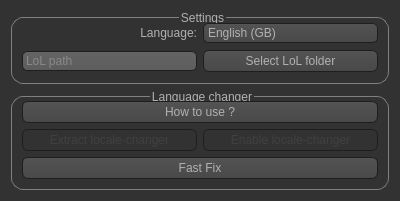
<?xml version="1.0" encoding="UTF-8"?>
<ui version="4.0">
 <class>Widget</class>
 <widget class="QWidget" name="Widget">
  <property name="geometry">
   <rect>
    <x>0</x>
    <y>0</y>
    <width>400</width>
    <height>201</height>
   </rect>
  </property>
  <property name="windowTitle">
   <string>LoL Language changer</string>
  </property>
  <property name="windowIcon">
   <iconset resource="rc.qrc">
    <normaloff>:/resources/LoL-Old-Logo.png</normaloff>:/resources/LoL-Old-Logo.png</iconset>
  </property>
  <property name="styleSheet">
   <string notr="true">QToolTip
{
     border: 1px solid black;
     background-color: #ffa02f;
     padding: 1px;
     border-radius: 3px;
     opacity: 100;
}

QWidget
{
    color: #b1b1b1;
    background-color: #323232;
}

QWidget:item:hover
{
    background-color: QLinearGradient( x1: 0, y1: 0, x2: 0, y2: 1, stop: 0 #ffa02f, stop: 1 #ca0619);
    color: #000000;
}

QWidget:item:selected
{
    background-color: QLinearGradient( x1: 0, y1: 0, x2: 0, y2: 1, stop: 0 #ffa02f, stop: 1 #d7801a);
}

QMenuBar::item
{
    background: transparent;
}

QMenuBar::item:selected
{
    background: transparent;
    border: 1px solid #ffaa00;
}

QMenuBar::item:pressed
{
    background: #444;
    border: 1px solid #000;
    background-color: QLinearGradient(
        x1:0, y1:0,
        x2:0, y2:1,
        stop:1 #212121,
        stop:0.4 #343434/*,
        stop:0.2 #343434,
        stop:0.1 #ffaa00*/
    );
    margin-bottom:-1px;
    padding-bottom:1px;
}

QMenu
{
    border: 1px solid #000;
}

QMenu::item
{
    padding: 2px 20px 2px 20px;
}

QMenu::item:selected
{
    color: #000000;
}

QWidget:disabled
{
    color: #404040;
    background-color: #323232;
}

QAbstractItemView
{
    background-color: QLinearGradient( x1: 0, y1: 0, x2: 0, y2: 1, stop: 0 #4d4d4d, stop: 0.1 #646464, stop: 1 #5d5d5d);
}

QWidget:focus
{
    /*border: 2px solid QLinearGradient( x1: 0, y1: 0, x2: 0, y2: 1, stop: 0 #ffa02f, stop: 1 #d7801a);*/
}

QLineEdit
{
    background-color: QLinearGradient( x1: 0, y1: 0, x2: 0, y2: 1, stop: 0 #4d4d4d, stop: 0 #646464, stop: 1 #5d5d5d);
    padding: 1px;
    border-style: solid;
    border: 1px solid #1e1e1e;
    border-radius: 5;
}

QPushButton
{
    color: #b1b1b1;
    background-color: QLinearGradient( x1: 0, y1: 0, x2: 0, y2: 1, stop: 0 #565656, stop: 0.1 #525252, stop: 0.5 #4e4e4e, stop: 0.9 #4a4a4a, stop: 1 #464646);
    border-width: 1px;
    border-color: #1e1e1e;
    border-style: solid;
    border-radius: 6;
    padding: 3px;
    font-size: 12px;
    padding-left: 5px;
    padding-right: 5px;
}

QPushButton:pressed
{
    background-color: QLinearGradient( x1: 0, y1: 0, x2: 0, y2: 1, stop: 0 #2d2d2d, stop: 0.1 #2b2b2b, stop: 0.5 #292929, stop: 0.9 #282828, stop: 1 #252525);
}

QComboBox
{
    selection-background-color: #ffaa00;
    background-color: QLinearGradient( x1: 0, y1: 0, x2: 0, y2: 1, stop: 0 #565656, stop: 0.1 #525252, stop: 0.5 #4e4e4e, stop: 0.9 #4a4a4a, stop: 1 #464646);
    border-style: solid;
    border: 1px solid #1e1e1e;
    border-radius: 5;
}

QComboBox:hover,QPushButton:hover
{
    border: 2px solid QLinearGradient( x1: 0, y1: 0, x2: 0, y2: 1, stop: 0 #ffa02f, stop: 1 #d7801a);
}


QComboBox:on
{
    padding-top: 3px;
    padding-left: 4px;
    background-color: QLinearGradient( x1: 0, y1: 0, x2: 0, y2: 1, stop: 0 #2d2d2d, stop: 0.1 #2b2b2b, stop: 0.5 #292929, stop: 0.9 #282828, stop: 1 #252525);
    selection-background-color: #ffaa00;
}

QComboBox QAbstractItemView
{
    border: 2px solid darkgray;
    selection-background-color: QLinearGradient( x1: 0, y1: 0, x2: 0, y2: 1, stop: 0 #ffa02f, stop: 1 #d7801a);
}

QComboBox::drop-down
{
     subcontrol-origin: padding;
     subcontrol-position: top right;
     width: 15px;

     border-left-width: 0px;
     border-left-color: darkgray;
     border-left-style: solid; /* just a single line */
     border-top-right-radius: 3px; /* same radius as the QComboBox */
     border-bottom-right-radius: 3px;
 }

QComboBox::down-arrow
{
     image: url(:/down_arrow.png);
}

QGroupBox:focus
{
border: 2px solid QLinearGradient( x1: 0, y1: 0, x2: 0, y2: 1, stop: 0 #ffa02f, stop: 1 #d7801a);
}

QTextEdit:focus
{
    border: 2px solid QLinearGradient( x1: 0, y1: 0, x2: 0, y2: 1, stop: 0 #ffa02f, stop: 1 #d7801a);
}

QScrollBar:horizontal {
     border: 1px solid #222222;
     background: QLinearGradient( x1: 0, y1: 0, x2: 0, y2: 1, stop: 0.0 #121212, stop: 0.2 #282828, stop: 1 #484848);
     height: 7px;
     margin: 0px 16px 0 16px;
}

QScrollBar::handle:horizontal
{
      background: QLinearGradient( x1: 0, y1: 0, x2: 1, y2: 0, stop: 0 #ffa02f, stop: 0.5 #d7801a, stop: 1 #ffa02f);
      min-height: 20px;
      border-radius: 2px;
}

QScrollBar::add-line:horizontal {
      border: 1px solid #1b1b19;
      border-radius: 2px;
      background: QLinearGradient( x1: 0, y1: 0, x2: 1, y2: 0, stop: 0 #ffa02f, stop: 1 #d7801a);
      width: 14px;
      subcontrol-position: right;
      subcontrol-origin: margin;
}

QScrollBar::sub-line:horizontal {
      border: 1px solid #1b1b19;
      border-radius: 2px;
      background: QLinearGradient( x1: 0, y1: 0, x2: 1, y2: 0, stop: 0 #ffa02f, stop: 1 #d7801a);
      width: 14px;
     subcontrol-position: left;
     subcontrol-origin: margin;
}

QScrollBar::right-arrow:horizontal, QScrollBar::left-arrow:horizontal
{
      border: 1px solid black;
      width: 1px;
      height: 1px;
      background: white;
}

QScrollBar::add-page:horizontal, QScrollBar::sub-page:horizontal
{
      background: none;
}

QScrollBar:vertical
{
      background: QLinearGradient( x1: 0, y1: 0, x2: 1, y2: 0, stop: 0.0 #121212, stop: 0.2 #282828, stop: 1 #484848);
      width: 7px;
      margin: 16px 0 16px 0;
      border: 1px solid #222222;
}

QScrollBar::handle:vertical
{
      background: QLinearGradient( x1: 0, y1: 0, x2: 0, y2: 1, stop: 0 #ffa02f, stop: 0.5 #d7801a, stop: 1 #ffa02f);
      min-height: 20px;
      border-radius: 2px;
}

QScrollBar::add-line:vertical
{
      border: 1px solid #1b1b19;
      border-radius: 2px;
      background: QLinearGradient( x1: 0, y1: 0, x2: 0, y2: 1, stop: 0 #ffa02f, stop: 1 #d7801a);
      height: 14px;
      subcontrol-position: bottom;
      subcontrol-origin: margin;
}

QScrollBar::sub-line:vertical
{
      border: 1px solid #1b1b19;
      border-radius: 2px;
      background: QLinearGradient( x1: 0, y1: 0, x2: 0, y2: 1, stop: 0 #d7801a, stop: 1 #ffa02f);
      height: 14px;
      subcontrol-position: top;
      subcontrol-origin: margin;
}

QScrollBar::up-arrow:vertical, QScrollBar::down-arrow:vertical
{
      border: 1px solid black;
      width: 1px;
      height: 1px;
      background: white;
}


QScrollBar::add-page:vertical, QScrollBar::sub-page:vertical
{
      background: none;
}

QTextEdit
{
    background-color: #242424;
}

QPlainTextEdit
{
    background-color: #242424;
}

QHeaderView::section
{
    background-color: QLinearGradient(x1:0, y1:0, x2:0, y2:1, stop:0 #616161, stop: 0.5 #505050, stop: 0.6 #434343, stop:1 #656565);
    color: white;
    padding-left: 4px;
    border: 1px solid #6c6c6c;
}

QCheckBox:disabled
{
color: #414141;
}

QDockWidget::title
{
    text-align: center;
    spacing: 3px; /* spacing between items in the tool bar */
    background-color: QLinearGradient(x1:0, y1:0, x2:0, y2:1, stop:0 #323232, stop: 0.5 #242424, stop:1 #323232);
}

QDockWidget::close-button, QDockWidget::float-button
{
    text-align: center;
    spacing: 1px; /* spacing between items in the tool bar */
    background-color: QLinearGradient(x1:0, y1:0, x2:0, y2:1, stop:0 #323232, stop: 0.5 #242424, stop:1 #323232);
}

QDockWidget::close-button:hover, QDockWidget::float-button:hover
{
    background: #242424;
}

QDockWidget::close-button:pressed, QDockWidget::float-button:pressed
{
    padding: 1px -1px -1px 1px;
}

QMainWindow::separator
{
    background-color: QLinearGradient(x1:0, y1:0, x2:0, y2:1, stop:0 #161616, stop: 0.5 #151515, stop: 0.6 #212121, stop:1 #343434);
    color: white;
    padding-left: 4px;
    border: 1px solid #4c4c4c;
    spacing: 3px; /* spacing between items in the tool bar */
}

QMainWindow::separator:hover
{

    background-color: QLinearGradient(x1:0, y1:0, x2:0, y2:1, stop:0 #d7801a, stop:0.5 #b56c17 stop:1 #ffa02f);
    color: white;
    padding-left: 4px;
    border: 1px solid #6c6c6c;
    spacing: 3px; /* spacing between items in the tool bar */
}

QToolBar::handle
{
     spacing: 3px; /* spacing between items in the tool bar */
     background: url(:/images/handle.png);
}

QMenu::separator
{
    height: 2px;
    background-color: QLinearGradient(x1:0, y1:0, x2:0, y2:1, stop:0 #161616, stop: 0.5 #151515, stop: 0.6 #212121, stop:1 #343434);
    color: white;
    padding-left: 4px;
    margin-left: 10px;
    margin-right: 5px;
}

QProgressBar
{
    border: 2px solid grey;
    border-radius: 5px;
    text-align: center;
}

QProgressBar::chunk
{
    background-color: #d7801a;
    width: 2.15px;
    margin: 0.5px;
}

QTabBar::tab {
    color: #b1b1b1;
    border: 1px solid #444;
    border-bottom-style: none;
    background-color: #323232;
    padding-left: 10px;
    padding-right: 10px;
    padding-top: 3px;
    padding-bottom: 2px;
    margin-right: -1px;
}

QTabWidget::pane {
    border: 1px solid #444;
    top: 1px;
}

QTabBar::tab:last
{
    margin-right: 0; /* the last selected tab has nothing to overlap with on the right */
    border-top-right-radius: 3px;
}

QTabBar::tab:first:!selected
{
 margin-left: 0px; /* the last selected tab has nothing to overlap with on the right */


    border-top-left-radius: 3px;
}

QTabBar::tab:!selected
{
    color: #b1b1b1;
    border-bottom-style: solid;
    margin-top: 3px;
    background-color: QLinearGradient(x1:0, y1:0, x2:0, y2:1, stop:1 #212121, stop:.4 #343434);
}

QTabBar::tab:selected
{
    border-top-left-radius: 3px;
    border-top-right-radius: 3px;
    margin-bottom: 0px;
}

QTabBar::tab:!selected:hover
{
    /*border-top: 2px solid #ffaa00;
    padding-bottom: 3px;*/
    border-top-left-radius: 3px;
    border-top-right-radius: 3px;
    background-color: QLinearGradient(x1:0, y1:0, x2:0, y2:1, stop:1 #212121, stop:0.4 #343434, stop:0.2 #343434, stop:0.1 #ffaa00);
}

QRadioButton::indicator:checked, QRadioButton::indicator:unchecked{
    color: #b1b1b1;
    background-color: #323232;
    border: 1px solid #b1b1b1;
    border-radius: 6px;
}

QRadioButton::indicator:checked
{
    background-color: qradialgradient(
        cx: 0.5, cy: 0.5,
        fx: 0.5, fy: 0.5,
        radius: 1.0,
        stop: 0.25 #ffaa00,
        stop: 0.3 #323232
    );
}

QCheckBox::indicator{
    color: #b1b1b1;
    background-color: #323232;
    border: 1px solid #b1b1b1;
    width: 9px;
    height: 9px;
}

QRadioButton::indicator
{
    border-radius: 6px;
}

QRadioButton::indicator:hover, QCheckBox::indicator:hover
{
    border: 1px solid #ffaa00;
}

QCheckBox::indicator:checked
{
    image:url(:/images/checkbox.png);
}

QCheckBox::indicator:disabled, QRadioButton::indicator:disabled
{
    border: 1px solid #444;
}

QGroupBox  {
    border-radius: 15px;
}</string>
  </property>
  <layout class="QGridLayout" name="gridLayout">
   <item row="1" column="0">
    <widget class="QGroupBox" name="groupBox_2">
     <property name="styleSheet">
      <string notr="true">QGroupBox {
    border: 1px solid gray;
    border-radius: 12px;
    margin-top: 6px;
}

QGroupBox::title {
    subcontrol-origin: margin;
    subcontrol-position: top center;
}</string>
     </property>
     <property name="title">
      <string>Language changer</string>
     </property>
     <layout class="QGridLayout" name="gridLayout_3">
      <item row="1" column="0">
       <widget class="QPushButton" name="extract_button">
        <property name="enabled">
         <bool>false</bool>
        </property>
        <property name="text">
         <string>Extract locale-changer</string>
        </property>
       </widget>
      </item>
      <item row="1" column="1">
       <widget class="QPushButton" name="enable_button">
        <property name="enabled">
         <bool>false</bool>
        </property>
        <property name="text">
         <string>Enable locale-changer</string>
        </property>
       </widget>
      </item>
      <item row="0" column="0" colspan="2">
       <widget class="QPushButton" name="how_to_button">
        <property name="text">
         <string>How to use ?</string>
        </property>
       </widget>
      </item>
      <item row="2" column="0" colspan="2">
       <widget class="QPushButton" name="fastfix_button">
        <property name="text">
         <string>Fast Fix</string>
        </property>
       </widget>
      </item>
     </layout>
    </widget>
   </item>
   <item row="0" column="0">
    <widget class="QGroupBox" name="groupBox">
     <property name="font">
      <font>
       <pointsize>9</pointsize>
      </font>
     </property>
     <property name="styleSheet">
      <string notr="true">QGroupBox {
    border: 1px solid gray;
    border-radius: 12px;
    margin-top: 6px;
}

QGroupBox::title {
    subcontrol-origin: margin;
    subcontrol-position: top center;
}</string>
     </property>
     <property name="title">
      <string>Settings</string>
     </property>
     <layout class="QGridLayout" name="gridLayout_2">
      <item row="0" column="0">
       <widget class="QLabel" name="label">
        <property name="text">
         <string>Language:</string>
        </property>
        <property name="alignment">
         <set>Qt::AlignRight|Qt::AlignTrailing|Qt::AlignVCenter</set>
        </property>
       </widget>
      </item>
      <item row="0" column="1">
       <widget class="QComboBox" name="comboBox">
        <property name="sizePolicy">
         <sizepolicy hsizetype="Preferred" vsizetype="Maximum">
          <horstretch>0</horstretch>
          <verstretch>0</verstretch>
         </sizepolicy>
        </property>
        <property name="minimumSize">
         <size>
          <width>0</width>
          <height>20</height>
         </size>
        </property>
        <property name="currentIndex">
         <number>0</number>
        </property>
        <item>
         <property name="text">
          <string>English (GB)</string>
         </property>
        </item>
        <item>
         <property name="text">
          <string>English (US)</string>
         </property>
        </item>
        <item>
         <property name="text">
          <string>Français</string>
         </property>
        </item>
        <item>
         <property name="text">
          <string>Español</string>
         </property>
        </item>
        <item>
         <property name="text">
          <string>한국어</string>
         </property>
        </item>
        <item>
         <property name="text">
          <string>日本語</string>
         </property>
        </item>
        <item>
         <property name="text">
          <string>中文</string>
         </property>
        </item>
       </widget>
      </item>
      <item row="1" column="0">
       <widget class="QLineEdit" name="folder_line">
        <property name="sizePolicy">
         <sizepolicy hsizetype="Preferred" vsizetype="Fixed">
          <horstretch>0</horstretch>
          <verstretch>0</verstretch>
         </sizepolicy>
        </property>
        <property name="readOnly">
         <bool>true</bool>
        </property>
        <property name="placeholderText">
         <string>LoL path</string>
        </property>
       </widget>
      </item>
      <item row="1" column="1">
       <widget class="QPushButton" name="select_folder_button">
        <property name="text">
         <string>Select LoL folder</string>
        </property>
       </widget>
      </item>
     </layout>
    </widget>
   </item>
  </layout>
 </widget>
 <layoutdefault spacing="6" margin="11"/>
 <resources>
  <include location="rc.qrc"/>
 </resources>
 <connections/>
</ui>
